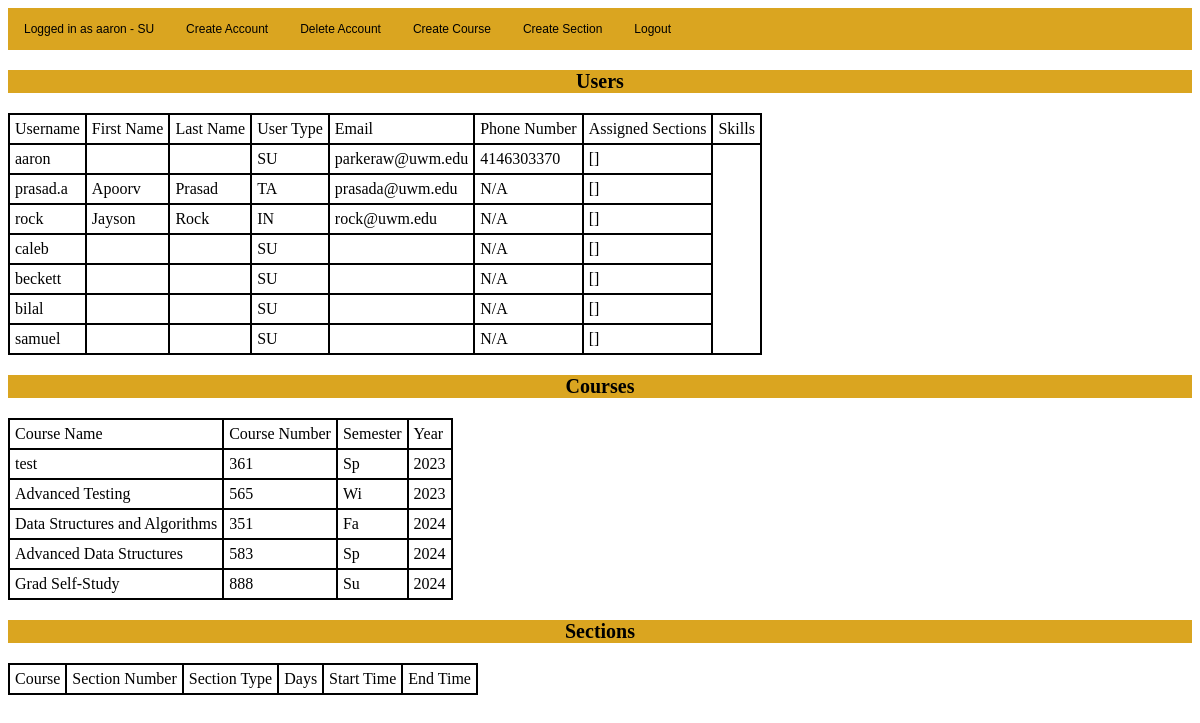
The page /dashboard/ (signed in) on the database its author committed.
### TAScheduler/models.py (models this page shows)
class Info(models.Model):
    TYPE_CHOICES = [
        ("SU", "Supervisor"),
        ("IN", "Instructor"),
        ("TA", "Teaching Assistant")
    ]
    user = models.OneToOneField(User, on_delete=models.CASCADE)
    phone = models.CharField(max_length=20, null=False, default="N/A")
    address = models.CharField(max_length=20, null=False, default="N/A")
    type = models.CharField(max_length=2, null=False, choices=TYPE_CHOICES, default=TYPE_CHOICES[0][0])

### TAScheduler/views.py (the view, shortened to what this page needs)
# urls.py: path('dashboard/', Dashboard.as_view(), name="dashboard-view"),
class Dashboard(View):
    def loadUsers(self, li):
        users = User.objects.all()
        header = ['Username', 'First Name', 'Last Name', 'User Type', 'Email', 'Phone Number', 'Assigned Sections',
                  'Skills']
        li.append(header)
        for user in users:
            user_attr = [user.username, user.first_name, user.last_name, user.info.type, user.email, user.info.phone]
            assigned_sections = []
            sections = UserAssignment.objects.filter(user_id=user)
            for section in sections:
                assigned_sections.append(section)
            user_attr.append(assigned_sections)
            li.append(user_attr)
    def loadCourses(self, li):
        courses = Course.objects.all().order_by('year', 'course_num', 'semester')
        header = ['Course Name', 'Course Number', 'Semester', 'Year']
        li.append(header)
        for course in courses:
            course_attr = [course.description, course.course_num, course.semester, course.year]
            li.append(course_attr)
    def loadSections(self, li):
        sections = Section.objects.all().order_by('course_num__year', 'course_num__course_num', 'course_num__semester')
        header = ['Course', 'Section Number', 'Section Type', 'Days', 'Start Time', 'End Time']
        li.append(header)
    def loadItems(self, model, li):
        if model == User:
            self.loadUsers(li)
            return
        if model == Course:
            self.loadCourses(li)
            return
        if model == Section:
            self.loadSections(li)
            return
        objects = model.objects.all()
        for item in objects:
            li.append(item)
    def get(self, request):
        if not request.user.is_authenticated:
            return redirect('/')
        user_list = []
        self.loadItems(User, user_list)
        course_list = []
        self.loadItems(Course, course_list)
        section_list = []
        self.loadItems(Section, section_list)
        username = User.objects.get(username=request.user)
        role = username.info.type
        return render(request, "dashboard.html", {'username': username, 'role': role,
                                                  'users': user_list, 'courses': course_list, 'sections': section_list})

### TAScheduler/templates/dashboard.html (shortened to what this page needs)
<!DOCTYPE html>
<html lang="en">
<head>
    {% load static %}
    <link rel="stylesheet" href="{% static '/styles.css' %}">
</head>
<body>
<ul>
    <li><a>Logged in as {{ username }} - {{ role }}</a></li>
    <li><a href="/createAccount/">Create Account</a></li>
    <li><a href="/deleteAccount/">Delete Account</a></li>
    <li><a href="/createCourse/">Create Course</a></li>
    <li><a href="/createSection/">Create Section</a></li>
    <li><a href="/logout/">Logout</a></li>
</ul>
<h3 class="form-title">Users</h3>
<table class="dashboard-table">
    {% for user in users %}
        <tr>
            {% for attr in user %}
                <td class="dashboard-table">{{ attr }}</td>
            {% endfor %}
        </tr>
    {% endfor %}
</table>
<h3 class="form-title">Courses</h3>
<table class="dashboard-table">
    {% for course in courses %}
        <tr>
            {% for attr in course %}
                <td class="dashboard-table">{{ attr }}</td>
            {% endfor %}
        </tr>
    {% endfor %}
</table>
<h3 class="form-title">Sections</h3>
<table class="dashboard-table">
    {% for section in sections %}
        <tr>
            {% for attr in section %}
                <td class="dashboard-table">{{ attr }}</td>
            {% endfor %}
        </tr>
    {% endfor %}
</table>
</body>
</html>

### TAScheduler/static/styles.css (style rules this page uses)
a { font-family: Arial; font-size: 12px; }
.form-title { text-align: center; font-family: "Arial Black"; font-size: 20px; color: black; background: goldenrod; }
td { padding: 5px; }
tr { padding: 5px; }
ul { list-style-type: none; margin: 0; padding: 0; overflow: hidden; background-color: goldenrod; }
li { float: left; }
li a { display: block; color: black; text-align: center; padding: 14px 16px; text-decoration: none; }
.dashboard-table { border: 2px solid black; border-collapse: collapse; }

### rows shown on the page
Info: type "SU", user "SU" "4146303370"
Info: user "TA" "N/A"
Info: user "IN" "N/A"
Info: user "SU" "N/A"
Info: user "SU" "N/A"
Info: user "SU" "N/A"
Info: user "SU" "N/A"

### other values the page prints
{{ username }} "aaron"
{{ attr }} "Username" "First Name" "Last Name" "User Type" "Email" "Phone Number" "Assigned Sections" "Skills" "aaron" "parkeraw@uwm.edu" "[]" "prasad.a" "Apoorv" "Prasad" "prasada@uwm.edu" "[]" "rock" "Jayson" "Rock" "rock@uwm.edu" "[]" "caleb" "[]" "beckett" "[]" "bilal" "[]" "samuel" "[]"
{{ attr }} "Course Name" "Course Number" "Semester" "Year" "test" "361" "Sp" "2023" "Advanced Testing" "565" "Wi" "2023" "Data Structures and Algorithms" "351" "Fa" "2024" "Advanced Data Structures" "583" "Sp" "2024" "Grad Self-Study" "888" "Su" "2024"
{{ attr }} "Course" "Section Number" "Section Type" "Days" "Start Time" "End Time"
